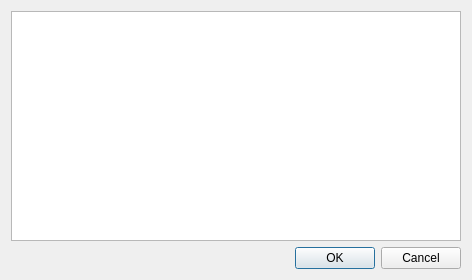
<?xml version="1.0" encoding="UTF-8"?>
<ui version="4.0">
 <class>UserRules</class>
 <widget class="QDialog" name="UserRules">
  <property name="geometry">
   <rect>
    <x>0</x>
    <y>0</y>
    <width>472</width>
    <height>280</height>
   </rect>
  </property>
  <property name="sizePolicy">
   <sizepolicy hsizetype="Expanding" vsizetype="Expanding">
    <horstretch>0</horstretch>
    <verstretch>0</verstretch>
   </sizepolicy>
  </property>
  <property name="windowTitle">
   <string>User Rules</string>
  </property>
  <layout class="QVBoxLayout" name="verticalLayout">
   <item>
    <widget class="QTextEdit" name="textEdit"/>
   </item>
   <item>
    <widget class="QDialogButtonBox" name="buttonBox">
     <property name="standardButtons">
      <set>QDialogButtonBox::Cancel|QDialogButtonBox::Ok</set>
     </property>
    </widget>
   </item>
  </layout>
 </widget>
 <resources/>
 <connections>
  <connection>
   <sender>buttonBox</sender>
   <signal>rejected()</signal>
   <receiver>UserRules</receiver>
   <slot>reject()</slot>
   <hints>
    <hint type="sourcelabel">
     <x>381</x>
     <y>255</y>
    </hint>
    <hint type="destinationlabel">
     <x>235</x>
     <y>139</y>
    </hint>
   </hints>
  </connection>
 </connections>
</ui>
